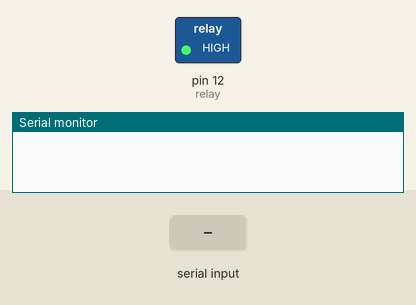
Recording of a sketch running on a simulated Arduino Uno, built with avr-gcc and run on an emulated ATmega328P. Shown: switched loads named in the sketch (green lamp = pin HIGH), the last lines printed to the serial monitor. The test bench sets the inputs (shaded band).

Above: at 1.2 s.
1.3 s: "LAMPU ON" received over the second serial link
At 2.5 s:
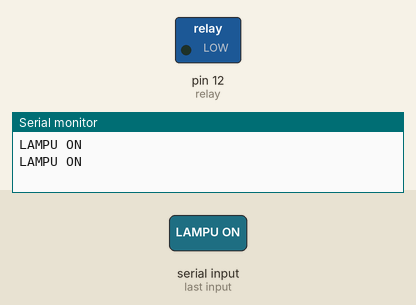
2.8 s: "LAMPU OFF" received over the second serial link
At 4.2 s:
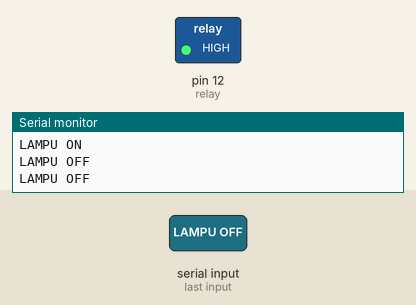
Timing chart, 0 to 5.8 s (numbered marks = the images above; inputs shaded):
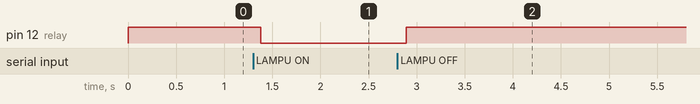

Measured:
- after the input at 1.3 s, pin 12 (relay): HIGH → LOW after 0.08 s
- after the input at 2.8 s, pin 12 (relay): LOW → HIGH after 0.09 s

The sketch:

coba_bot_uno.ino
```cpp
#include <DHT.h>;
#include <SoftwareSerial.h>
SoftwareSerial mySerial(2,3);
String data;
char c;
const int relay = 12;

#define DHTPIN 7     // what pin we're connected to
#define DHTTYPE DHT22   // DHT 22  (AM2302)
DHT dht(DHTPIN, DHTTYPE); //// Initialize DHT sensor for normal 16mhz Arduino

//Variables
float hum;  //Stores humidity value
float temp; //Stores temperature value

void setup() {
  Serial.begin(115200);
  mySerial.begin(115200);
  dht.begin();
  pinMode(relay, OUTPUT);
  digitalWrite(relay, HIGH);
  delay(10);
}

void loop() {
  while(mySerial.available()>0){
    delay(10);
    c = mySerial.read();
    data += c;
  }
  if (data.length()>0) {
    Serial.println(data);
    if (data == "LAMPU ON") {
      digitalWrite(relay, LOW);
      Serial.println("LAMPU ON");
    }
    else if (data == "LAMPU OFF") {
      digitalWrite(relay, HIGH);
      Serial.println("LAMPU OFF");
    }
    else if (data == "TEMPERATURE") {

      delay(1000);
      //Read data and store it to variables hum and temp
      temp= dht.readTemperature();
      hum = dht.readHumidity();

      //Print temp and humidity values to serial monitor
      mySerial.print("Humidity : ");
      mySerial.println(hum);
      Serial.println(hum);

      mySerial.print("Temperature : ");
      mySerial.print(temp);
      Serial.print(temp);
    }
    data = "";
  }
}
```
